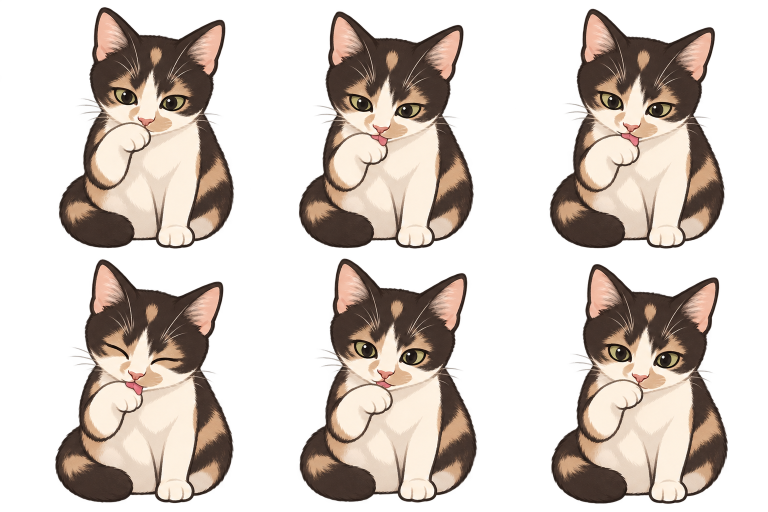
#> input picture output/imagegen/groom-v1/source-sheet.png, 1536 x 1024 px (shown at 1/2 size)
$ python package_actions.py
#> lines starting #> are read from the running program, lines starting #| are printed output that depends on the picture
"""Pack generated sheets into aligned PNG frames and animated previews.

Requires Pillow. Does not redraw, recolor, mirror or synthesize character poses.
"""
import json
from pathlib import Path
from PIL import Image

ROOT = Path(__file__).resolve().parents[1] / 'output/imagegen'
SPECS = [('groom-v1', 3, 6), ('walk-left-v1', 4, 8), ('walk-right-v1', 4, 8)]


def read_cells(name, columns, count):
#> called with name = 'groom-v1', columns = 3, count = 6
    image = Image.open(ROOT / name / 'source-sheet.png').convert('RGBA')
#> image is the input picture: PIL image 1536x1024 RGBA; mean R, G, B, A 103.7, 87.2, 76.5, 115.5
    cells = []
    for index in range(count):
        col, row = index % columns, index // columns
        bounds = (round(col * image.width / columns), round(row * image.height / 2),
                  round((col + 1) * image.width / columns), round((row + 1) * image.height / 2))
        cell = image.crop(bounds)
        box = cell.getchannel('A').point(lambda a: 255 if a >= 100 else 0).getbbox()
        assert box is not None
        left, top, right, bottom = box
        assert left > 1 and top > 1 and right < cell.width - 1 and bottom < cell.height - 1
        cells.append((cell, box))
#> this loop made 6 passes
#> (left, top, right, bottom) on passes 1 to 6: (118, 14, 468, 497), (86, 23, 435, 497), (76, 18, 425, 497), (111, 7, 467, 494), (87, 5, 442, 493), (79, 16, 431, 496)
#> pass 1, in read_cells, `cell = image.crop(bounds)`:
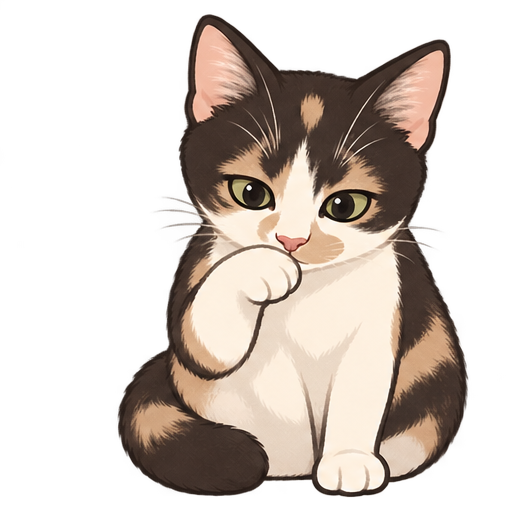
#> cell: PIL image 512x512 RGBA; mean R, G, B, A 99.5, 84.1, 73.8, 115.4; transparent parts drawn white
#> pass 2, in read_cells, `cell = image.crop(bounds)`:
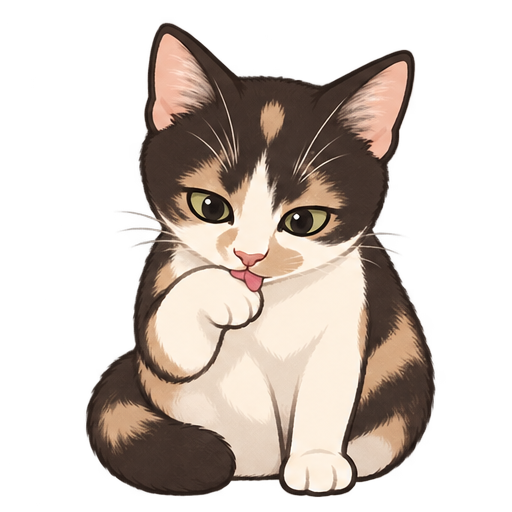
#> cell: PIL image 512x512 RGBA; mean R, G, B, A 104, 87, 76, 114; transparent parts drawn white
#> pass 3, in read_cells, `cell = image.crop(bounds)`:
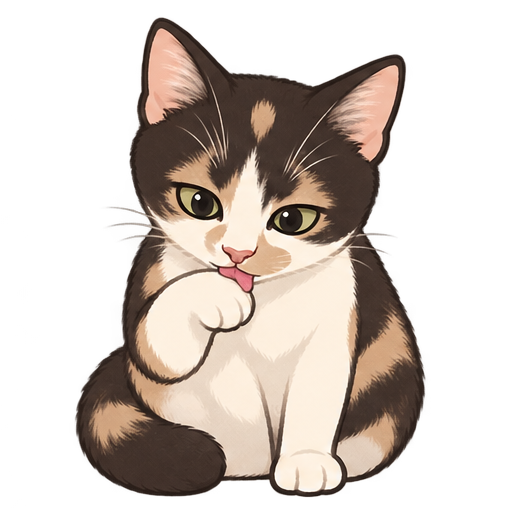
#> cell: PIL image 512x512 RGBA; mean R, G, B, A 102, 85.4, 74.7, 114.6; transparent parts drawn white
#> after the loop, cells = 6 items
#> this loop made 1 pass
#> (left, top, right, bottom) on pass 1: (118, 14, 384, 497)
#> pass 1, in read_cells (call 2), `cell = image.crop(bounds)`:
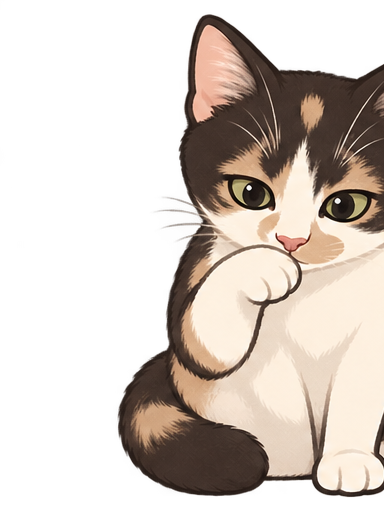
#> cell: PIL image 384x512 RGBA; mean R, G, B, A 102.2, 87.9, 77.7, 122; transparent parts drawn white
#> after the loop, cells = []
    return cells


def main():
    inputs = {name: read_cells(name, cols, count) for name, cols, count in SPECS}
    # Same target total width for the two independently generated directions.
    for name, cols, count in SPECS:
        cells = inputs[name]
        max_width = max(box[2] - box[0] for _, box in cells)
        max_height = max(box[3] - box[1] for _, box in cells)
        scale = min(440 / max_width, 460 / max_height)
        output = ROOT / name
        frames = []
        for index, (cell, (left, top, right, bottom)) in enumerate(cells):
            size = (round(cell.width * scale), round(cell.height * scale))
            resized = cell.resize(size, Image.Resampling.LANCZOS)
            frame = Image.new('RGBA', (512, 512))
            frame.alpha_composite(resized, (round(256 - (left + right) / 2 * scale),
                                           round(490 - bottom * scale)))
            frame.save(output / f'frame-{index + 1:02}.png')
            frames.append(frame)
        if name == 'groom-v1':
            # Return through the same poses to the exact opening frame.
            order = [0, 1, 2, 3, 2, 1, 0]
            durations = [450, 130, 130, 220, 130, 130, 400]
        else:
            order = list(range(count))
            durations = [120] * count
        playback = [frames[i] for i in order]
        playback[0].save(output / 'animation.webp', save_all=True,
                         append_images=playback[1:], duration=durations, loop=0, lossless=True)
        preview = []
        for frame in playback:
            canvas = Image.new('RGBA', frame.size, '#eee9e2')
            canvas.alpha_composite(frame)
            preview.append(canvas.convert('RGB').resize((320, 320), Image.Resampling.LANCZOS))
        preview[0].save(output / 'preview.gif', save_all=True, append_images=preview[1:],
                        duration=durations, loop=0, disposal=2)
        sheet = Image.new('RGBA', (cols * 512, 1024))
        for index, frame in enumerate(frames):
            sheet.alpha_composite(frame, ((index % cols) * 512, (index // cols) * 512))
        sheet.save(output / 'aligned-sheet.png')
        metadata = {'frame_size': [512, 512], 'foot_baseline_y': 490,
                    'frames': [f'frame-{i + 1:02}.png' for i in range(count)],
                    'playback_order_zero_based': order, 'duration_ms': durations,
                    'loop': True, 'mirrored': False,
                    'status': 'generated animation prototype; minor pose/marking drift possible'}
        (output / 'animation.json').write_text(json.dumps(metadata, indent=2) + '\n')
        with Image.open(output / 'animation.webp') as animation:
            assert animation.n_frames >= 6
            assert animation.size == (512, 512)
        print(f'{name}: {count} source poses, {sum(durations)}ms loop, validated')


if __name__ == '__main__':
#> (the run stopped early here; a loop or call above may not have finished)
